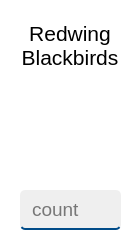
      <widget class="QFrame" name="frame_11">
       <property name="sizePolicy">
        <sizepolicy hsizetype="Fixed" vsizetype="Fixed">
         <horstretch>0</horstretch>
         <verstretch>0</verstretch>
        </sizepolicy>
       </property>
       <property name="minimumSize">
        <size>
         <width>140</width>
         <height>250</height>
        </size>
       </property>
       <property name="styleSheet">
        <string notr="true">background-color: white;
border-radius: 5px;</string>
       </property>
       <property name="frameShape">
        <enum>QFrame::StyledPanel</enum>
       </property>
       <property name="frameShadow">
        <enum>QFrame::Raised</enum>
       </property>
       <widget class="QLineEdit" name="redwingBlackbirds">
        <property name="geometry">
         <rect>
          <x>20</x>
          <y>190</y>
          <width>101</width>
          <height>40</height>
         </rect>
        </property>
        <property name="font">
         <font>
          <family>Yu Gothic UI</family>
          <pointsize>14</pointsize>
         </font>
        </property>
        <property name="styleSheet">
         <string notr="true">background-color: #EFEFEF;
border-style: solid;
border-width: 0 0 2px 0;
border-color: #004b88;
border-radius: 5px;
padding-left: 10px;</string>
        </property>
        <property name="placeholderText">
         <string>count</string>
        </property>
       </widget>
       <widget class="QLabel" name="label_12">
        <property name="geometry">
         <rect>
          <x>20</x>
          <y>10</y>
          <width>100</width>
          <height>60</height>
         </rect>
        </property>
        <property name="font">
         <font>
          <family>Yu Gothic UI</family>
          <pointsize>16</pointsize>
         </font>
        </property>
        <property name="text">
         <string>Redwing
Blackbirds</string>
        </property>
        <property name="alignment">
         <set>Qt::AlignBottom|Qt::AlignHCenter</set>
        </property>
       </widget>
       <widget class="QLabel" name="label_27">
        <property name="geometry">
         <rect>
          <x>20</x>
          <y>80</y>
          <width>100</width>
          <height>100</height>
         </rect>
        </property>
        <property name="sizePolicy">
         <sizepolicy hsizetype="Fixed" vsizetype="Fixed">
          <horstretch>0</horstretch>
          <verstretch>0</verstretch>
         </sizepolicy>
        </property>
        <property name="minimumSize">
         <size>
          <width>100</width>
          <height>100</height>
         </size>
        </property>
        <property name="styleSheet">
         <string notr="true">QLabel {
    border-radius: 5px;
    border-image: url(:/img/img/redwing-blackbirds.png);
}</string>
        </property>
        <property name="text">
         <string/>
        </property>
        <property name="scaledContents">
         <bool>true</bool>
        </property>
       </widget>
      </widget>
